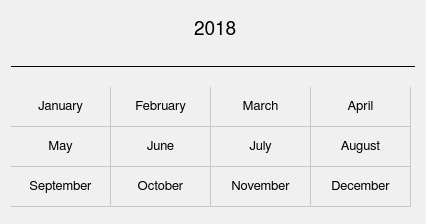
<?xml version="1.0" encoding="UTF-8"?>
<ui version="4.0">
 <class>calendarmWindow</class>
 <widget class="QWidget" name="calendarmWindow">
  <property name="geometry">
   <rect>
    <x>0</x>
    <y>0</y>
    <width>426</width>
    <height>224</height>
   </rect>
  </property>
  <property name="minimumSize">
   <size>
    <width>426</width>
    <height>224</height>
   </size>
  </property>
  <property name="maximumSize">
   <size>
    <width>426</width>
    <height>224</height>
   </size>
  </property>
  <property name="font">
   <font>
    <family>FreeSans</family>
    <pointsize>10</pointsize>
    <weight>50</weight>
    <bold>false</bold>
    <stylestrategy>PreferAntialias</stylestrategy>
    <kerning>true</kerning>
   </font>
  </property>
  <property name="styleSheet">
   <string notr="true">QWidget {
	background-color: rgb(240,240,240);
}</string>
  </property>
  <layout class="QGridLayout" name="gridLayout">
   <item row="0" column="0">
    <layout class="QVBoxLayout" name="verticalLayout">
     <item>
      <layout class="QHBoxLayout" name="horizontalLayout">
       <item>
        <widget class="QToolButton" name="past_button">
         <property name="minimumSize">
          <size>
           <width>27</width>
           <height>35</height>
          </size>
         </property>
         <property name="maximumSize">
          <size>
           <width>27</width>
           <height>35</height>
          </size>
         </property>
         <property name="styleSheet">
          <string notr="true">QToolButton {
	border: 1px solid transparent;
	background-color: transparent;
	width: 27px;
	height: 27px;
}

QToolButton:flat {
	border: none;
}</string>
         </property>
         <property name="text">
          <string/>
         </property>
         <property name="icon">
          <iconset>
           <normaloff>icons/left_arrow_icon.svg</normaloff>icons/left_arrow_icon.svg</iconset>
         </property>
         <property name="iconSize">
          <size>
           <width>23</width>
           <height>23</height>
          </size>
         </property>
         <property name="autoRaise">
          <bool>false</bool>
         </property>
        </widget>
       </item>
       <item>
        <spacer name="horizontalSpacer">
         <property name="orientation">
          <enum>Qt::Horizontal</enum>
         </property>
         <property name="sizeHint" stdset="0">
          <size>
           <width>40</width>
           <height>20</height>
          </size>
         </property>
        </spacer>
       </item>
       <item>
        <widget class="QSpinBox" name="year_sb">
         <property name="minimumSize">
          <size>
           <width>100</width>
           <height>35</height>
          </size>
         </property>
         <property name="maximumSize">
          <size>
           <width>100</width>
           <height>35</height>
          </size>
         </property>
         <property name="font">
          <font>
           <family>FreeSans</family>
           <pointsize>14</pointsize>
           <weight>50</weight>
           <bold>false</bold>
           <stylestrategy>PreferAntialias</stylestrategy>
           <kerning>true</kerning>
          </font>
         </property>
         <property name="styleSheet">
          <string notr="true">QSpinBox {
	border: 1px solid transparent;
    border-radius: 1px;
	padding-left: 5px;
    background-color: transparent;
}

QSpinBox:disabled {
	background-color:  rgb(200,200,200);
}

QSpinBox:hover {
	border: 1px solid #7eb4ea;
    border-radius: 1px;
	background-color: qlineargradient(x1: 0, y1: 0, x2: 0, y2: 1, 
								stop: 0 #ecf4fc, stop: 1 #dcecfc);
}

</string>
         </property>
         <property name="frame">
          <bool>false</bool>
         </property>
         <property name="alignment">
          <set>Qt::AlignCenter</set>
         </property>
         <property name="buttonSymbols">
          <enum>QAbstractSpinBox::NoButtons</enum>
         </property>
         <property name="accelerated">
          <bool>true</bool>
         </property>
         <property name="maximum">
          <number>2099</number>
         </property>
         <property name="value">
          <number>2018</number>
         </property>
        </widget>
       </item>
       <item>
        <spacer name="horizontalSpacer_2">
         <property name="orientation">
          <enum>Qt::Horizontal</enum>
         </property>
         <property name="sizeHint" stdset="0">
          <size>
           <width>40</width>
           <height>20</height>
          </size>
         </property>
        </spacer>
       </item>
       <item>
        <widget class="QToolButton" name="future_button">
         <property name="minimumSize">
          <size>
           <width>27</width>
           <height>35</height>
          </size>
         </property>
         <property name="maximumSize">
          <size>
           <width>27</width>
           <height>35</height>
          </size>
         </property>
         <property name="styleSheet">
          <string notr="true">QToolButton {
	border: 1px solid transparent;
	background-color: transparent;
	width: 27px;
	height: 27px;
}

QToolButton:flat {
	border: none;
}</string>
         </property>
         <property name="text">
          <string/>
         </property>
         <property name="icon">
          <iconset>
           <normaloff>icons/right_arrow_icon.svg</normaloff>icons/right_arrow_icon.svg</iconset>
         </property>
         <property name="iconSize">
          <size>
           <width>23</width>
           <height>23</height>
          </size>
         </property>
         <property name="autoRaise">
          <bool>false</bool>
         </property>
        </widget>
       </item>
      </layout>
     </item>
     <item>
      <spacer name="verticalSpacer">
       <property name="orientation">
        <enum>Qt::Vertical</enum>
       </property>
       <property name="sizeType">
        <enum>QSizePolicy::Fixed</enum>
       </property>
       <property name="sizeHint" stdset="0">
        <size>
         <width>20</width>
         <height>13</height>
        </size>
       </property>
      </spacer>
     </item>
     <item>
      <widget class="Line" name="line">
       <property name="frameShadow">
        <enum>QFrame::Plain</enum>
       </property>
       <property name="orientation">
        <enum>Qt::Horizontal</enum>
       </property>
      </widget>
     </item>
     <item>
      <spacer name="verticalSpacer_2">
       <property name="orientation">
        <enum>Qt::Vertical</enum>
       </property>
       <property name="sizeType">
        <enum>QSizePolicy::Fixed</enum>
       </property>
       <property name="sizeHint" stdset="0">
        <size>
         <width>20</width>
         <height>13</height>
        </size>
       </property>
      </spacer>
     </item>
     <item>
      <widget class="QTableWidget" name="tableWidget">
       <property name="minimumSize">
        <size>
         <width>0</width>
         <height>0</height>
        </size>
       </property>
       <property name="maximumSize">
        <size>
         <width>16777215</width>
         <height>16777215</height>
        </size>
       </property>
       <property name="font">
        <font>
         <family>FreeSans</family>
         <pointsize>10</pointsize>
         <weight>50</weight>
         <bold>false</bold>
         <stylestrategy>PreferAntialias</stylestrategy>
         <kerning>true</kerning>
        </font>
       </property>
       <property name="focusPolicy">
        <enum>Qt::NoFocus</enum>
       </property>
       <property name="styleSheet">
        <string notr="true">QTableWidget {
    selection-background-color: qlineargradient(x1:0, y1:0, x2:0, y2:1,
									stop:0 #daecfc, stop:1 #c4e0fc);
	selection-color: black;
}


QTableWidget::item:hover {
    background-color: qlineargradient(x1:0, y1:0, x2:0, y2:1,
									stop:0 #ecf4fc, stop:1 #dcecfc);
}

QTableWidget::item:selected {
    background-color: qlineargradient(x1:0, y1:0, x2:0, y2:1,
									stop:0 #daecfc, stop:1 #c4e0fc);
}</string>
       </property>
       <property name="frameShape">
        <enum>QFrame::NoFrame</enum>
       </property>
       <property name="lineWidth">
        <number>0</number>
       </property>
       <property name="verticalScrollBarPolicy">
        <enum>Qt::ScrollBarAlwaysOff</enum>
       </property>
       <property name="horizontalScrollBarPolicy">
        <enum>Qt::ScrollBarAlwaysOff</enum>
       </property>
       <property name="sizeAdjustPolicy">
        <enum>QAbstractScrollArea::AdjustIgnored</enum>
       </property>
       <property name="selectionMode">
        <enum>QAbstractItemView::SingleSelection</enum>
       </property>
       <property name="gridStyle">
        <enum>Qt::SolidLine</enum>
       </property>
       <property name="rowCount">
        <number>3</number>
       </property>
       <property name="columnCount">
        <number>4</number>
       </property>
       <attribute name="horizontalHeaderVisible">
        <bool>false</bool>
       </attribute>
       <attribute name="horizontalHeaderDefaultSectionSize">
        <number>100</number>
       </attribute>
       <attribute name="horizontalHeaderHighlightSections">
        <bool>false</bool>
       </attribute>
       <attribute name="horizontalHeaderMinimumSectionSize">
        <number>100</number>
       </attribute>
       <attribute name="verticalHeaderVisible">
        <bool>false</bool>
       </attribute>
       <attribute name="verticalHeaderDefaultSectionSize">
        <number>40</number>
       </attribute>
       <attribute name="verticalHeaderHighlightSections">
        <bool>false</bool>
       </attribute>
       <attribute name="verticalHeaderMinimumSectionSize">
        <number>40</number>
       </attribute>
       <row/>
       <row/>
       <row/>
       <column/>
       <column/>
       <column/>
       <column/>
       <item row="0" column="0">
        <property name="text">
         <string>January</string>
        </property>
        <property name="font">
         <font>
          <family>FreeSans</family>
          <pointsize>10</pointsize>
         </font>
        </property>
        <property name="textAlignment">
         <set>AlignCenter</set>
        </property>
       </item>
       <item row="0" column="1">
        <property name="text">
         <string>February</string>
        </property>
        <property name="font">
         <font>
          <family>FreeSans</family>
          <pointsize>10</pointsize>
         </font>
        </property>
        <property name="textAlignment">
         <set>AlignCenter</set>
        </property>
       </item>
       <item row="0" column="2">
        <property name="text">
         <string>March</string>
        </property>
        <property name="font">
         <font>
          <family>FreeSans</family>
          <pointsize>10</pointsize>
         </font>
        </property>
        <property name="textAlignment">
         <set>AlignCenter</set>
        </property>
       </item>
       <item row="0" column="3">
        <property name="text">
         <string>April</string>
        </property>
        <property name="font">
         <font>
          <family>FreeSans</family>
          <pointsize>10</pointsize>
         </font>
        </property>
        <property name="textAlignment">
         <set>AlignCenter</set>
        </property>
       </item>
       <item row="1" column="0">
        <property name="text">
         <string>May</string>
        </property>
        <property name="font">
         <font>
          <family>FreeSans</family>
          <pointsize>10</pointsize>
         </font>
        </property>
        <property name="textAlignment">
         <set>AlignCenter</set>
        </property>
       </item>
       <item row="1" column="1">
        <property name="text">
         <string>June</string>
        </property>
        <property name="font">
         <font>
          <family>FreeSans</family>
          <pointsize>10</pointsize>
         </font>
        </property>
        <property name="textAlignment">
         <set>AlignCenter</set>
        </property>
       </item>
       <item row="1" column="2">
        <property name="text">
         <string>July</string>
        </property>
        <property name="font">
         <font>
          <family>FreeSans</family>
          <pointsize>10</pointsize>
         </font>
        </property>
        <property name="textAlignment">
         <set>AlignCenter</set>
        </property>
       </item>
       <item row="1" column="3">
        <property name="text">
         <string>August</string>
        </property>
        <property name="font">
         <font>
          <family>FreeSans</family>
          <pointsize>10</pointsize>
         </font>
        </property>
        <property name="textAlignment">
         <set>AlignCenter</set>
        </property>
       </item>
       <item row="2" column="0">
        <property name="text">
         <string>September</string>
        </property>
        <property name="font">
         <font>
          <family>FreeSans</family>
          <pointsize>10</pointsize>
         </font>
        </property>
        <property name="textAlignment">
         <set>AlignCenter</set>
        </property>
       </item>
       <item row="2" column="1">
        <property name="text">
         <string>October</string>
        </property>
        <property name="font">
         <font>
          <family>FreeSans</family>
          <pointsize>10</pointsize>
         </font>
        </property>
        <property name="textAlignment">
         <set>AlignCenter</set>
        </property>
       </item>
       <item row="2" column="2">
        <property name="text">
         <string>November</string>
        </property>
        <property name="font">
         <font>
          <family>FreeSans</family>
          <pointsize>10</pointsize>
         </font>
        </property>
        <property name="textAlignment">
         <set>AlignCenter</set>
        </property>
       </item>
       <item row="2" column="3">
        <property name="text">
         <string>December</string>
        </property>
        <property name="font">
         <font>
          <family>FreeSans</family>
          <pointsize>10</pointsize>
         </font>
        </property>
        <property name="textAlignment">
         <set>AlignCenter</set>
        </property>
       </item>
      </widget>
     </item>
    </layout>
   </item>
  </layout>
 </widget>
 <resources/>
 <connections/>
</ui>
